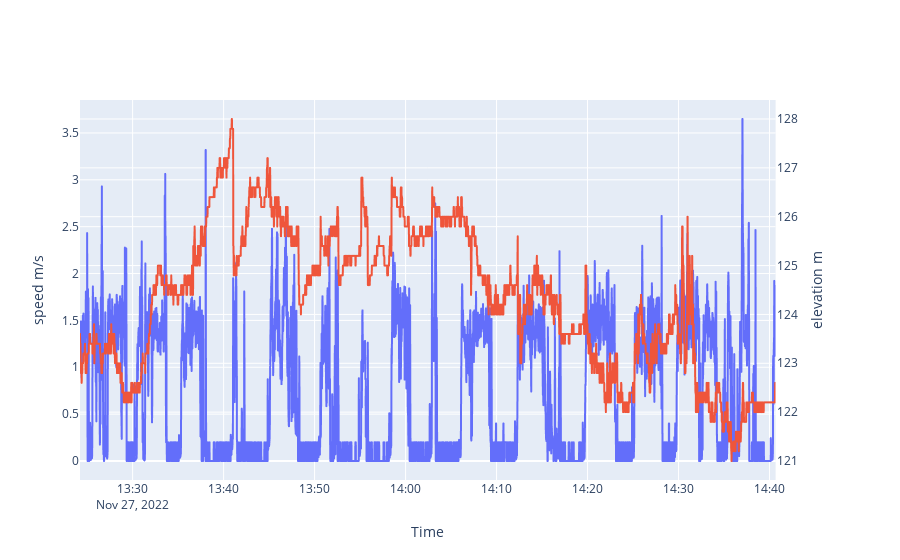

Source (notebook cell):
### Code cell
def line_plotter(df):
    subfig = make_subplots(specs=[[{"secondary_y": True}]])

# create two independent figures with px.line each containing data from multiple columns
    fig = px.line(df, x='time', y="speed", render_mode="webgl",)
    fig2 = px.line(df, x='time', y="elevation", render_mode="webgl",)

    fig2.update_traces(yaxis="y2")

    subfig.add_traces(fig.data + fig2.data)
    subfig.layout.xaxis.title="Time"
    subfig.layout.yaxis.title="speed m/s"
    subfig.layout.yaxis2.title="elevation m"
# recoloring is necessary otherwise lines from fig und fig2 would share each color
    subfig.for_each_trace(lambda t: t.update(line=dict(color=t.marker.color)))
    subfig.show()

line_plotter(point_dataframe)

### Figure 1 — Plotly figure (JSON) as saved in the notebook; plotly's stock layout.template omitted (floating-point values rounded to 4 significant figures; data arrays with more than 128 entries replaced by an {"elided": "..."} marker saying what was removed)
{"data": [{"hovertemplate": "time=%{x}<br>speed=%{y}<extra></extra>", "legendgroup": "", "line": {"dash": "solid"}, "marker": {"symbol": "circle"}, "mode": "lines", "name": "", "showlegend": false, "type": "scattergl", "x": {"elided": "4588 str values"}, "xaxis": "x", "y": {"elided": "4588 float values"}, "yaxis": "y"}, {"hovertemplate": "time=%{x}<br>elevation=%{y}<extra></extra>", "legendgroup": "", "line": {"dash": "solid"}, "marker": {"symbol": "circle"}, "mode": "lines", "name": "", "showlegend": false, "type": "scattergl", "x": {"elided": "4588 str values"}, "xaxis": "x", "y": {"elided": "4588 float values"}, "yaxis": "y2"}], "layout": {"xaxis": {"anchor": "y", "domain": [0, 0.94], "title": {"text": "Time"}}, "yaxis": {"anchor": "x", "domain": [0, 1], "title": {"text": "speed m/s"}}, "yaxis2": {"anchor": "x", "overlaying": "y", "side": "right", "title": {"text": "elevation m"}}}}
